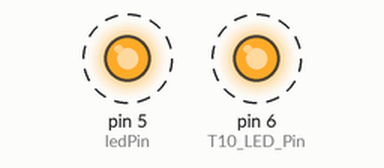
Bench run of a sketch on a simulated Arduino Uno, built with avr-gcc and run on an emulated ATmega328P. Parts: output pins drawn as LEDs (lit = HIGH). Dashed ring = blinking. What the sketch prints to the serial monitor is not drawn.

Above: at 0.5 s.
Timing chart, 0 to 4.6 s (numbered marks = the images above):
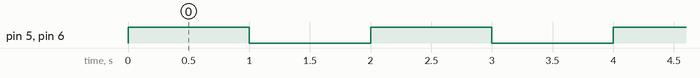

Measured:
- by itself, pin 5 (ledPin), pin 6 (T10_LED_Pin): alternates HIGH for 1.0 s and LOW for 1.0 s

The sketch:

LED_T10-Strip.ino
```cpp
int T10_LED_Pin = 6;
int ledPin = 5;
void setup() {
  pinMode(T10_LED_Pin, OUTPUT);
  pinMode(ledPin, OUTPUT);
  Serial.begin(9600);
}

void loop() {
   digitalWrite(T10_LED_Pin, HIGH);
   digitalWrite(ledPin, HIGH);
   Serial.println("ON");
   delay(1000);
   digitalWrite(T10_LED_Pin, LOW);
   digitalWrite(ledPin, LOW);
   Serial.println("OFF");
   delay(1000);
}
```
